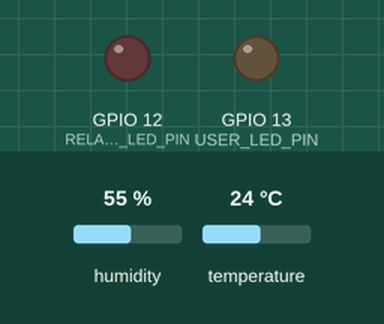
This program was run on a simulated ESP8266 (NodeMCU). Parts: output pins drawn as LEDs (lit = HIGH). The test bench sets the inputs (shaded band); at power-on: humidity 55 %, temperature 24 °C. What the program prints to the serial monitor is not drawn.

Above: at 0.2 s.
At 14.6 s:
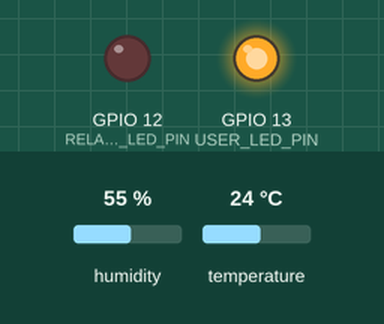
Timing chart, 0 to 22.1 s (numbered marks = the images above):
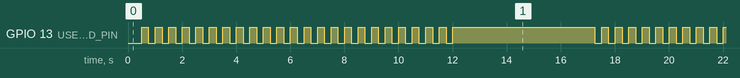

The program:

main.cpp
```cpp
#include <Arduino.h>
#include <DebugLog.h>
#include <Relay.h>
#include <Adafruit_Sensor.h>
#include <DHT.h>


#define USER_LED_PIN 13
#define RELAY_AND_RED_LED_PIN 12
#define JACKPIN  14
#define DHTTYPE DHT21

DHT _dht(JACKPIN, DHTTYPE);
Relay _relay(RELAY_AND_RED_LED_PIN);
Relay _led(USER_LED_PIN);

void setup() {
  _dht.begin();
  DebugLog::init(0);
  DebugLog::info("Starting GLASSHOUSE project\n");
}

void loop() {
  float h = _dht.readHumidity();
  float t = _dht.readTemperature();

  Serial.print(F("Temperature: "));
  Serial.print(t);
  Serial.println(F("°C"));

  Serial.print(F("Humidity: "));
  Serial.print(h);
  Serial.println(F("°C"));

  if (t<7.0) {
    _relay.on();
  } else {
    _relay.off();
  }

  if (t>1) {
    for (int i = 0; i < t; i++) {
        delay(250);
        _led.off();

          delay(250);
        _led.on();
    }
  }

  delay(5000);
}
```

Measured:
- by itself, GPIO 13 (USER_LED_PIN): repeats every 17.0 s: HIGH 5.3 s, 23 × (LOW 0.25 s, HIGH 0.25 s), LOW 0.25 s
- by itself, everything shown: repeats every 17.0 s, in 48 steps
